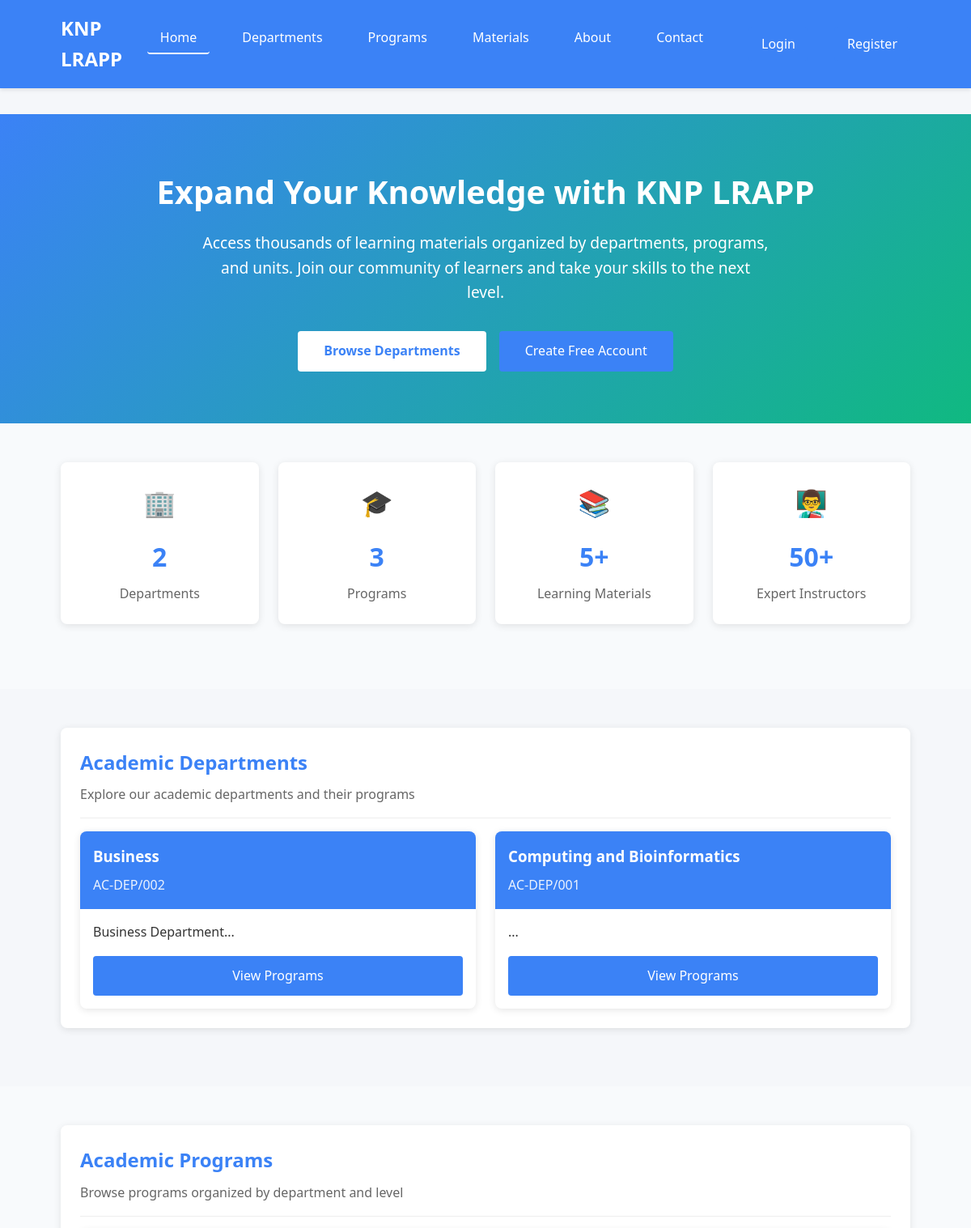
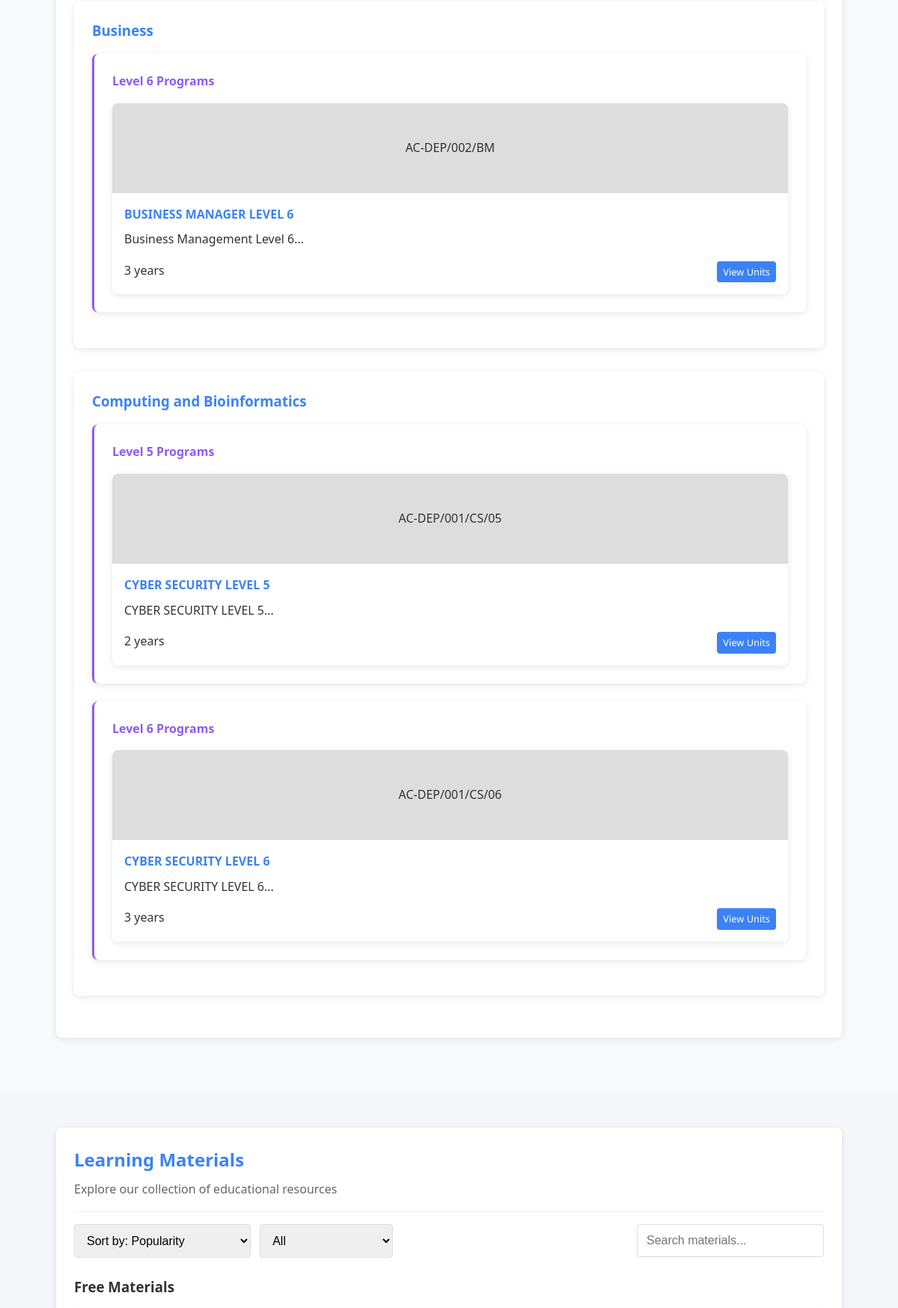
The page / (upper part) on the database its author committed (2 pictures, top to bottom).
### tables this page shows
CREATE TABLE `departments` (
  `id` int NOT NULL AUTO_INCREMENT,
  `name` varchar(100) NOT NULL,
  `description` text,
  `code` varchar(20) DEFAULT NULL,
  `hod_id` int DEFAULT NULL,
  `status` enum('active','inactive') DEFAULT 'active',
  `created_at` timestamp NULL DEFAULT CURRENT_TIMESTAMP,
  `updated_at` timestamp NULL DEFAULT CURRENT_TIMESTAMP ON UPDATE CURRENT_TIMESTAMP,
  PRIMARY KEY (`id`),
  UNIQUE KEY `code` (`code`),
  KEY `hod_id` (`hod_id`),
  CONSTRAINT `departments_ibfk_1` FOREIGN KEY (`hod_id`) REFERENCES `users` (`id`) ON DELETE SET NULL
);

CREATE TABLE `programs` (
  `id` int NOT NULL AUTO_INCREMENT,
  `department_id` int DEFAULT NULL,
  `name` varchar(200) NOT NULL,
  `code` varchar(20) DEFAULT NULL,
  `description` text,
  `level` enum('3','4','5','6') DEFAULT '3',
  `duration` int DEFAULT NULL,
  `status` enum('active','inactive') DEFAULT 'active',
  `created_at` timestamp NULL DEFAULT CURRENT_TIMESTAMP,
  `updated_at` timestamp NULL DEFAULT CURRENT_TIMESTAMP ON UPDATE CURRENT_TIMESTAMP,
  PRIMARY KEY (`id`),
  UNIQUE KEY `code` (`code`),
  KEY `department_id` (`department_id`),
  CONSTRAINT `programs_ibfk_1` FOREIGN KEY (`department_id`) REFERENCES `departments` (`id`) ON DELETE CASCADE
);

### includes/functions.php (called while the page is built, shortened)
<?php
require_once 'database.php';
function isLoggedIn() {
    return isset($_SESSION['user_id']);
}
function getAllDepartments() {
    global $pdo;
    $stmt = $pdo->query("SELECT * FROM departments WHERE status = 'active' ORDER BY name ASC");
    return $stmt->fetchAll();
}
function getDepartmentById($id) {
    global $pdo;
    $stmt = $pdo->prepare("SELECT * FROM departments WHERE id = ?");
    $stmt->execute([$id]);
    return $stmt->fetch();
}
function getAllPrograms() {
    global $pdo;
    $stmt = $pdo->query("SELECT p.*, d.name as department_name FROM programs p JOIN departments d ON p.department_id = d.id WHERE p.status = 'active' ORDER BY d.name, p.name ASC");
    return $stmt->fetchAll();
}
?>

### index.php (the view, shortened to what this page needs)
<?php
require_once 'includes/functions.php';
$pendingTrainers = [];
$departments = getAllDepartments();
$programs = getAllPrograms();
$departmentPrograms = [];
foreach ($programs as $program) {
    $deptId = $program['department_id'];
    $level = $program['level'];
    if (!isset($departmentPrograms[$deptId])) {
        $departmentPrograms[$deptId] = [
            'department' => getDepartmentById($deptId),
            'levels' => []
        ];
    }
    if (!isset($departmentPrograms[$deptId]['levels'][$level])) {
        $departmentPrograms[$deptId]['levels'][$level] = [];
    }
    $departmentPrograms[$deptId]['levels'][$level][] = $program;
}
$levelNames = [
    '3' => 'Level 3 Programs',
    '4' => 'Level 4 Programs',
    '5' => 'Level 5 Programs',
    '6' => 'Level 6 Programs',
    '7' => 'Level 7 Programs'
];
$freeMaterials = [];
$premiumMaterials = [];
global $pdo;
$stmt = $pdo->query("SELECT um.*, u.name as unit_name, p.name as program_name, d.name as department_name
                     FROM unit_materials um
                     JOIN units u ON um.unit_id = u.id
                     JOIN programs p ON u.program_id = p.id
                     JOIN departments d ON p.department_id = d.id
                     WHERE um.status = 'published'
                     ORDER BY um.created_at DESC
                     LIMIT 50");
$allMaterials = $stmt->fetchAll();
foreach ($allMaterials as $material) {
    if (($material['access_level'] === 'public' && $material['price'] <= 0) ||
        ($material['access_level'] === 'public' && is_null($material['price']))) {
        $freeMaterials[] = $material;
    } else {
        $premiumMaterials[] = $material;
    }
}
$freeMaterials = array_slice($freeMaterials, 0, 3);
$categories = ['All', 'Web Development', 'Programming', 'Database', 'Frontend', 'AI', 'Mathematics', 'Science'];
?>
<!DOCTYPE html>
<html lang="en">
<head>
    <link rel="stylesheet" href="assets/css/style.css">
</head>
<body class="d-flex flex-column min-vh-100">
    <header>
        <div class="container header-content">
            <div class="logo"><?php echo APP_NAME; ?></div>
            <nav>
                <ul>
                    <li><a href="index.php" class="active">Home</a></li>
                    <li><a href="#departments">Departments</a></li>
                    <li><a href="#programs">Programs</a></li>
                    <li><a href="#materials">Materials</a></li>
                    <li><a href="#about">About</a></li>
                    <li><a href="#contact">Contact</a></li>
                    <?php if (isLoggedIn()): ?>
                        <li><a href="dashboard.php">Dashboard</a></li>
                        <?php if (getUserRole() === 'admin' && !empty($pendingTrainers)): ?>
                            <li>
                                <a href="admin/trainers.php" class="btn" style="padding: 0.5rem 1rem; margin-left: 1rem; background: #ef4444; color: white;">
                                    <?php echo count($pendingTrainers); ?> Pending Trainers
                                </a>
                            </li>
                        <?php endif; ?>
                        <li><a href="logout.php">Logout</a></li>
                    <?php else: ?>
                        <li><a href="login.php" class="btn" style="padding: 0.5rem 1rem; margin-left: 1rem;">Login</a></li>
                        <li><a href="register.php" class="btn btn-secondary" style="padding: 0.5rem 1rem; margin-left: 0.5rem;">Register</a></li>
                    <?php endif; ?>
                </ul>
            </nav>
        </div>
    </header>
    <main class="flex-shrink-0">
        <section class="hero">
            <div class="container">
                <h1 style="font-size: 2.5rem; margin-bottom: 1rem;">Expand Your Knowledge with KNP LRAPP</h1>
                <p style="font-size: 1.2rem; max-width: 700px; margin: 0 auto 2rem;">
                    Access thousands of learning materials organized by departments, programs, and units.
                    Join our community of learners and take your skills to the next level.
                </p>
                <div style="display: flex; justify-content: center; gap: 1rem; flex-wrap: wrap;">
                    <a href="#departments" class="btn" style="background: white; color: var(--primary-color); font-weight: bold; padding: 0.75rem 2rem;">Browse Departments</a>
                    <a href="register.php" class="btn btn-secondary" style="padding: 0.75rem 2rem;">Create Free Account</a>
                </div>
            </div>
        </section>
        <section style="padding: 3rem 0; background: #f8fafc;">
            <div class="container">
                <div class="stats-grid">
                    <div class="stat-card">
                        <div class="stat-icon">🏢</div>
                        <div class="stat-number"><?php echo count($departments); ?></div>
                        <div class="stat-label">Departments</div>
                    </div>
                    <div class="stat-card">
                        <div class="stat-icon">🎓</div>
                        <div class="stat-number"><?php echo count($programs); ?></div>
                        <div class="stat-label">Programs</div>
                    </div>
                    <div class="stat-card">
                        <div class="stat-icon">📚</div>
                        <div class="stat-number"><?php echo count($allMaterials); ?>+</div>
                        <div class="stat-label">Learning Materials</div>
                    </div>
                    <div class="stat-card">
                        <div class="stat-icon">👨‍🏫</div>
                        <div class="stat-number">50+</div>
                        <div class="stat-label">Expert Instructors</div>
                    </div>
                </div>
            </div>
        </section>
        <section id="departments" style="padding: 3rem 0;">
            <div class="container">
                <div class="card">
                    <div class="card-header">
                        <h2>Academic Departments</h2>
                        <p>Explore our academic departments and their programs</p>
                    </div>
                    <div class="grid">
                        <?php foreach ($departments as $department): ?>
                        <div class="department-card">
                            <div style="background: var(--primary-color); color: white; padding: 1rem; border-radius: 4px 4px 0 0;">
                                <h3 style="margin: 0;"><?php echo htmlspecialchars($department['name']); ?></h3>
                                <p style="margin: 0.5rem 0 0; opacity: 0.9;"><?php echo htmlspecialchars($department['code']); ?></p>
                            </div>
                            <div class="department-card-content">
                                <p><?php echo htmlspecialchars(substr($department['description'] ?? 'No description available', 0, 100)) . '...'; ?></p>
                                <div style="margin-top: 1rem;">
                                    <a href="department.php?id=<?php echo $department['id']; ?>" class="btn btn-block">View Programs</a>
                                </div>
                            </div>
                        </div>
                        <?php endforeach; ?>
                    </div>
                </div>
            </div>
        </section>
        <section id="programs" style="padding: 3rem 0; background: #f8fafc;">
            <div class="container">
                <div class="card">
                    <div class="card-header">
                        <h2>Academic Programs</h2>
                        <p>Browse programs organized by department and level</p>
                    </div>
                    <?php foreach ($departmentPrograms as $deptId => $deptData): ?>
                    <div class="card" style="margin-bottom: 2rem;">
                        <h3 style="color: var(--primary-color); margin-bottom: 1rem;">
                            <?php echo htmlspecialchars($deptData['department']['name']); ?>
                        </h3>
                        <?php foreach ($deptData['levels'] as $level => $levelPrograms): ?>
                        <div class="card" style="margin-bottom: 1.5rem; border-left: 3px solid var(--accent-color);">
                            <h4 style="margin: 0 0 1rem 0; color: var(--accent-color);"><?php echo $levelNames[$level] ?? ucfirst($level); ?></h4>
                            <div class="grid">
                                <?php foreach ($levelPrograms as $program): ?>
                                <div class="program-card">
                                    <div style="background: #ddd; height: 120px; display: flex; align-items: center; justify-content: center; border-radius: 4px 4px 0 0;">
                                        <?php echo htmlspecialchars($program['code']); ?>
                                    </div>
                                    <div class="program-card-content">
                                        <h4><?php echo htmlspecialchars($program['name']); ?></h4>
                                        <p><?php echo htmlspecialchars(substr($program['description'] ?? 'No description available', 0, 80)) . '...'; ?></p>
                                        <div style="display: flex; justify-content: space-between; margin-top: 1rem;">
                                            <span><?php echo $program['duration']; ?> years</span>
                                            <a href="program.php?id=<?php echo $program['id']; ?>" class="btn" style="padding: 0.25rem 0.5rem; font-size: 0.8rem;">View Units</a>
                                        </div>
                                    </div>
                                </div>
                                <?php endforeach; ?>
                            </div>
                        </div>
                        <?php endforeach; ?>
                    </div>
                    <?php endforeach; ?>
                </div>
            </div>
        </section>
        <section id="materials" style="padding: 3rem 0;">
            <div class="container">
                <div class="card">
                    <div class="card-header">
                        <h2>Learning Materials</h2>
                        <p>Explore our collection of educational resources</p>
                    </div>
                    <div style="display: flex; justify-content: space-between; margin-bottom: 1.5rem; flex-wrap: wrap; gap: 1rem;">
                        <div>
                            <select class="form-control" style="width: auto; display: inline-block; margin-right: 0.5rem;">
                                <option>Sort by: Popularity</option>
                            </select>
                            <select class="form-control" style="width: auto; display: inline-block;">
                                <?php foreach ($categories as $category): ?>
                                <option><?php echo $category; ?></option>
                                <?php endforeach; ?>
                            </select>
                        </div>
                        <div>
                            <input type="text" class="form-control" placeholder="Search materials..." style="width: 250px;">
                        </div>
                    </div>
                    <?php if (!empty($freeMaterials)): ?>
                    <h3 style="margin: 1.5rem 0 1rem;">Free Materials</h3>
                    <?php endif; ?>
                </div>
            </div>
        </section>
    </main>
</body>
</html>

### rows shown on the page
departments: name "Business", code "AC-DEP/002", description "Business Department", level "Level 6 Programs"
departments: name "Computing and Bioinformatics", code "AC-DEP/001", level "Level 5 Programs", level "Level 6 Programs"
programs: code "AC-DEP/002/BM", name "BUSINESS MANAGER LEVEL 6", description "Business Management Level 6", duration "3"
programs: code "AC-DEP/001/CS/05", name "CYBER SECURITY LEVEL 5", description "CYBER SECURITY LEVEL 5", duration "2"
programs: code "AC-DEP/001/CS/06", name "CYBER SECURITY LEVEL 6", description "CYBER SECURITY LEVEL 6", duration "3"

### other values the page prints
APP_NAME "KNP LRAPP"
count($departments) "2"
count($programs) "3"
count($allMaterials) "5"
form field value "All"
